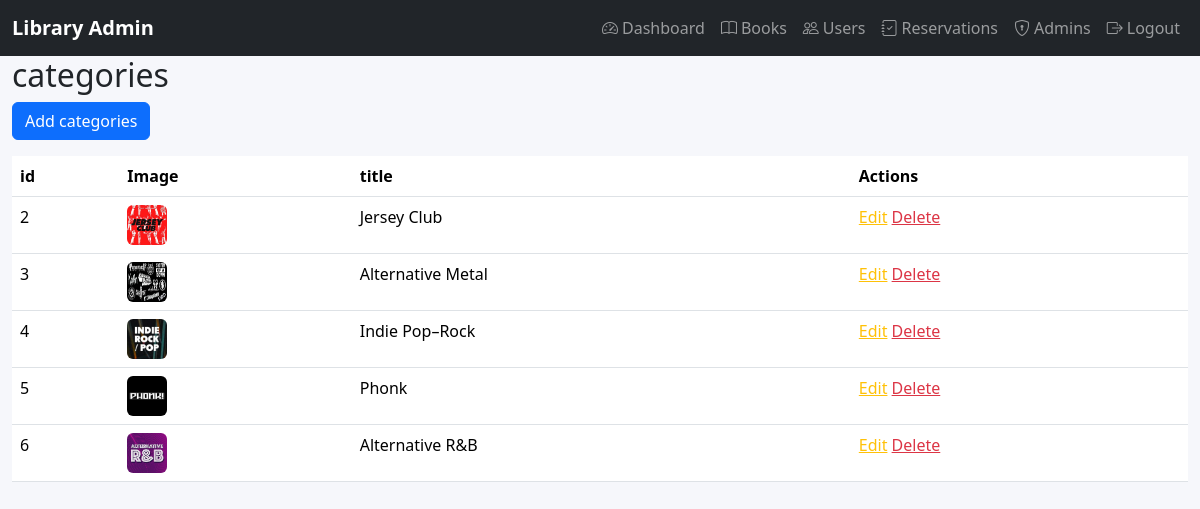
The page /view/Admin/categories/index.php on the database its author committed.
### tables this page shows
CREATE TABLE `categories` (
  `id` int(11) NOT NULL,
  `title` varchar(255) NOT NULL,
  `img` varchar(255) NOT NULL,
  `created_at` timestamp NOT NULL DEFAULT current_timestamp(),
  `updated_at` timestamp NULL DEFAULT NULL
);

### functions/helpers.php (called while the page is built, shortened)
<?php
function url_get($url , $id){
    return trim(BASE_URL," /"). "/".trim ($url,"/")."?id=$id";
}
function assets($path){
    return trim(BASE_URL," /"). "/public". "/".trim ($path,"/");
}
?>

### view/Admin/categories/index.php (the view, shortened to what this page needs)
<?php
require_once "../layouts/header.php";
$categories = $conn->query("SELECT * FROM `categories`")->fetchAll();
?>
<div class="container">
    <h2>categories</h2>
    <a href="../../../controller/categories/insertcategories.php" class="btn btn-primary mb-3">Add categories</a>
    <table class="table">
        <thead>
            <tr>
                <th>id</th>
                <th>Image</th>
                <th>title</th>
                <th>Actions</th>
            </tr>
        </thead>
        <tbody>
            <?php foreach ($categories as $category) { ?>
                <tr>
                    <td><?= $category['id'] ?></td>
                    <td>
                        <?php if (!empty($category['img'])) { ?>
                            <img src="../../../public/categories/<?= $category['img'] ?>" width="40" height="40" class="rounded">
                        <?php }
                        ?>
                    </td>
                    <td><?= $category['title'] ?></td>
                    <td>
                    <a href="<?= url_get('view/Admin/categories/update.php', $category['id']) ?>" class="text-warning">Edit</a>
                        <a href="../../../controller/categories/deletecategories.php?id=<?= $category['id'] ?>" class="text-danger" onclick="return confirm('Are you sure you want to delete this artist?')">Delete</a>
                    </td>
                </tr>
            <?php
            }
            ?>
        </tbody>
    </table>
</div>

### view/Admin/layouts/header.php (shortened to what this page needs)
<?php
require_once "../../../functions/helpers.php";
?>
<!doctype html>
<html lang="en">
<head>
    <link href="https://cdn.jsdelivr.net/npm/bootstrap@5.3.3/dist/css/bootstrap.min.css" rel="stylesheet">
    <link href="https://cdn.jsdelivr.net/npm/bootstrap-icons@1.11.3/font/bootstrap-icons.css" rel="stylesheet">
    <link href="<?=assets('/assets/css/styles.css') ?>" rel="stylesheet">
</head>
<body>
    <nav class="navbar navbar-expand-lg navbar-dark bg-dark">
        <div class="container-fluid">
            <a class="navbar-brand fw-bold" href="dashboard.html">Library Admin</a>
            <div class="collapse navbar-collapse" id="topnav">
                <ul class="navbar-nav ms-auto mb-2 mb-lg-0">
                    <li class="nav-item"><a class="nav-link" href="dashboard.html"><i class="bi bi-speedometer2 me-1"></i>Dashboard</a></li>
                    <li class="nav-item"><a class="nav-link" href="books.html"><i class="bi bi-book me-1"></i>Books</a></li>
                    <li class="nav-item"><a class="nav-link" href="users.html"><i class="bi bi-people me-1"></i>Users</a></li>
                    <li class="nav-item"><a class="nav-link" href="reservations.html"><i class="bi bi-journal-check me-1"></i>Reservations</a></li>
                    <li class="nav-item"><a class="nav-link" href="admins.html"><i class="bi bi-shield-lock me-1"></i>Admins</a></li>
                    <li class="nav-item"><a class="nav-link" href="login.html"><i class="bi bi-box-arrow-right me-1"></i>Logout</a></li>
                </ul>
            </div>
        </div>
    </nav>
    <div class="container-fluid">
        <div class="row">

### public/assets/css/styles.css (style rules this page uses)
:root { --radius: 1rem }
body { background-color: #f6f7fb }
.table thead th { white-space: nowrap }

### rows shown on the page
categories: id "2", img (picture), title "Jersey Club"
categories: id "3", img (picture), title "Alternative Metal"
categories: id "4", img (picture), title "Indie Pop–Rock"
categories: id "5", img (picture), title "Phonk"
categories: id "6", img (picture), title "Alternative R&B"
